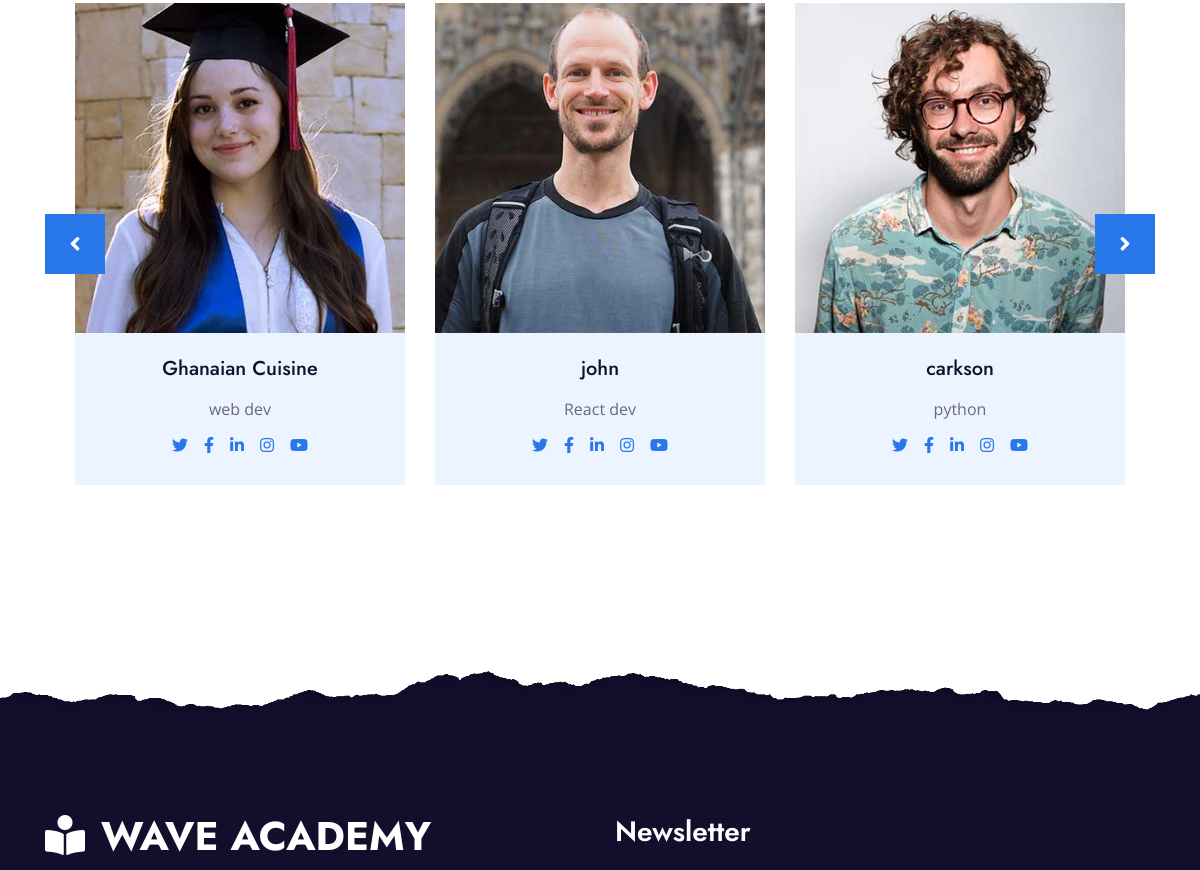
Before: /team (middle part) with the older database file.
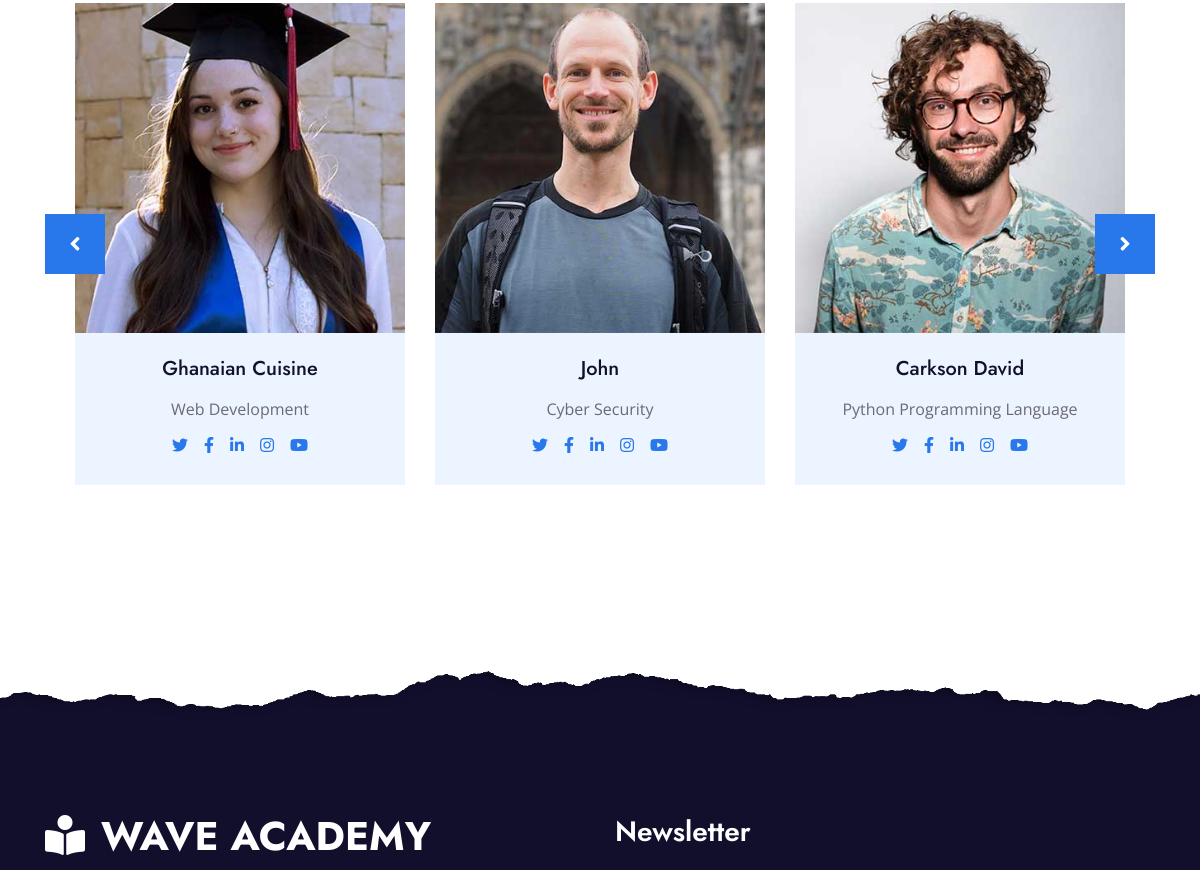
After: the same page with the newer database file.
### core/models.py (models this page shows, shortened)
class Instructors(models.Model):
    image = models.ImageField(upload_to='instructors')
    name = models.CharField(max_length=300)
    course = models.CharField(max_length=700)
    x = models.CharField(max_length=500)
    facebook = models.CharField(max_length=500)
    linkedin = models.CharField(max_length=500)
    instagram = models.CharField(max_length=500)
    youtube = models.CharField(max_length=500)

### core/views.py (the view)
# urls.py: path('team', views.team, name='team'),
def team(request):
    intructor = Instructors.objects.all()
    context = {
        'intructor': intructor,
    }
    return render(request, 'team.html', context )

### core/templates/team.html (shortened to what this page needs)
{% extends 'base.html' %}
{% load static %}
{% block content %}
    <div class="container-fluid py-5">
        <div class="container py-5">
            <div class="owl-carousel team-carousel position-relative" style="padding: 0 30px;">
                {% for i in intructor %}
                <div class="team-item">
                    <img class="img-fluid w-100" src="{{ i.image.url }}" alt="{{ i.name }}">
                    <div class="bg-light text-center p-4">
                        <h5 class="mb-3">{{ i.name }}</h5>
                        <p class="mb-2">{{ i.course }}</p>
                        <div class="d-flex justify-content-center">
                            <a class="mx-1 p-1" href="{{ i.x }}"><i class="fab fa-twitter"></i></a>
                            <a class="mx-1 p-1" href="{{ i.facebook }}"><i class="fab fa-facebook-f"></i></a>
                            <a class="mx-1 p-1" href="{{ i.linkedin }}"><i class="fab fa-linkedin-in"></i></a>
                            <a class="mx-1 p-1" href="{{ i.instagram }}"><i class="fab fa-instagram"></i></a>
                            <a class="mx-1 p-1" href="{{ i.youtube }}"><i class="fab fa-youtube"></i></a>
                        </div>
                    </div>
                </div>
                {% endfor %}
            </div>
        </div>
    </div>
{% endblock %}

Changed rows visible on the page:
changed Instructors "Ghanaian Cuisine": course "web dev" → "Web Development"
changed Instructors: name "john" → "John"; course "React dev" → "Cyber Security"
changed Instructors: name "carkson" → "Carkson David"; course "python" → "Python Programming Language"
